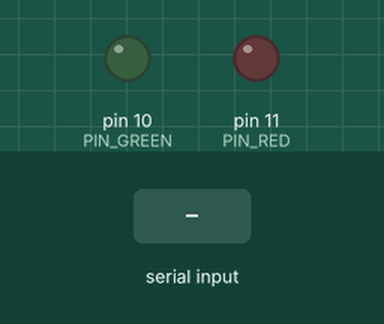
This sketch was run on a simulated Arduino Uno, built with avr-gcc and run on an emulated ATmega328P. Shown: output pins drawn as LEDs (lit = HIGH). The test bench sets the inputs (shaded band).

Above: at 1.2 s.
1.3 s: "2" received over Serial
At 2.06 s:
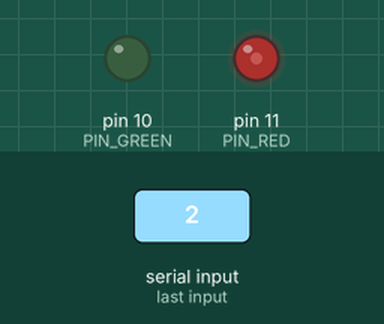
At 2.66 s:
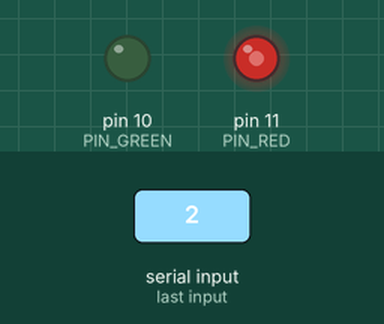
Timing chart, 0 to 13.0 s (numbered marks = the images above; inputs shaded):
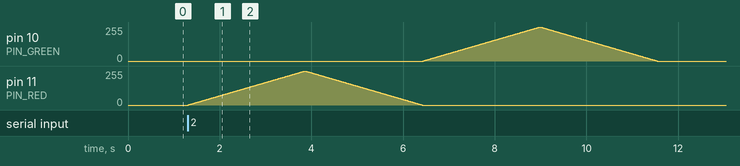

Measured:
- after the input at 1.3 s, pin 10 (PIN_GREEN), pin 11 (PIN_RED): rises from 0/255 to 255/255 in 2.5 s, then falls to 0/255 in 2.6 s

The sketch:

Experimento_2.ino
```cpp
#define PIN_RED 11
#define PIN_GREEN 10

void setup(){
  Serial.begin(9600);
  pinMode(PIN_RED, OUTPUT);
  pinMode(PIN_GREEN, OUTPUT);
}

void loop()
{
  	int x = 0;
	int serial = Serial.available();
  	if(serial > 0){
		x = Serial.read();
    	}

   	if(x == '0'){
      		digitalWrite(PIN_RED, HIGH);
    		digitalWrite(PIN_GREEN, LOW);
    	}

    	if(x == '1'){
      		digitalWrite(PIN_RED, LOW);
    		digitalWrite(PIN_GREEN, HIGH);
    	}

 	if(x == '2'){

  	for(int brightness = 0; brightness <= 255; brightness++){
  		analogWrite(PIN_RED, brightness);
      		delay(10);
  	}

    	for(int brightness = 255; brightness >= 0; brightness--){
  		analogWrite(PIN_RED, brightness);
      		delay(10);
  	}

  	for(int brightness = 0; brightness <= 255; brightness++){
  		analogWrite(PIN_GREEN, brightness);
     		delay(10);
  	}

  	for(int brightness = 255; brightness >= 0; brightness--){
  		analogWrite(PIN_GREEN, brightness);
      		delay(10);
  	}

    }

}
```
